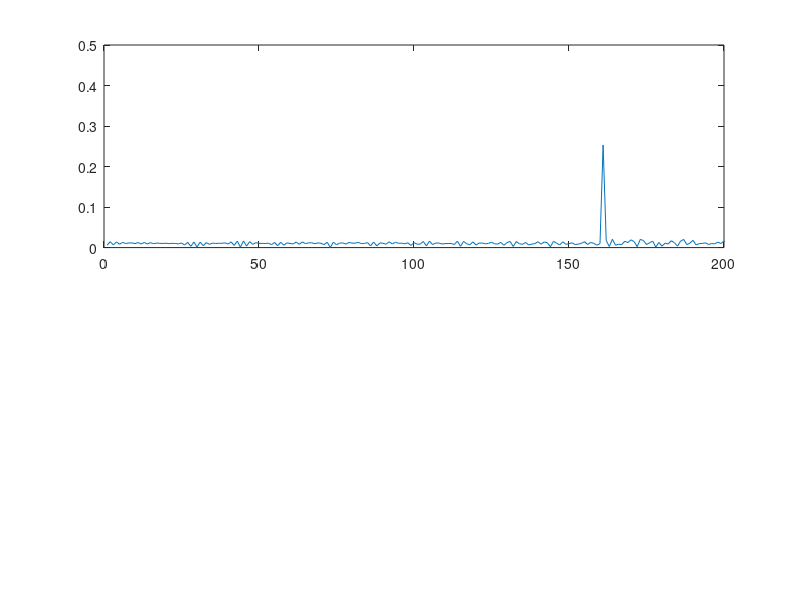
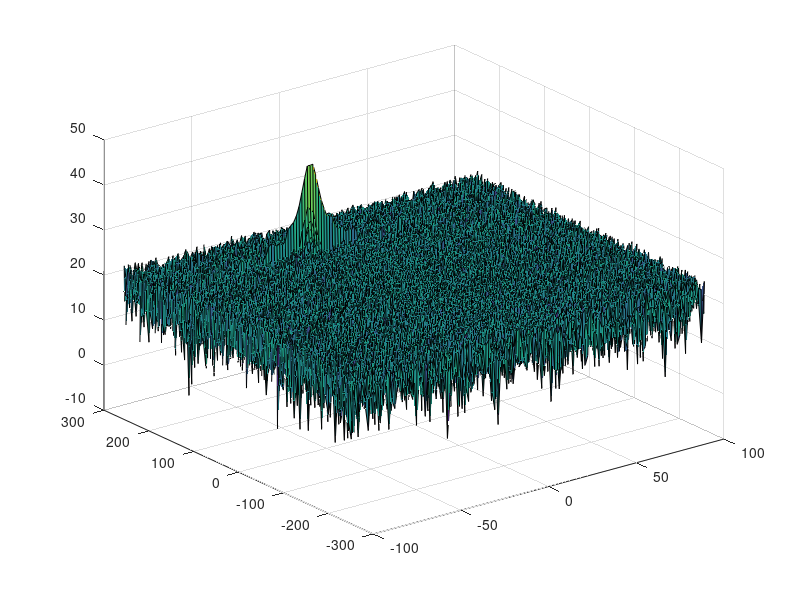

MATLAB code for these plots, in order: (Note: this script raises an error after producing the figures.)
clear all
clc;

%% Radar Specifications 
%%%%%%%%%%%%%%%%%%%%%%%%%%%
% Frequency of operation = 77GHz
% Max Range = 200m
% Range Resolution = 1 m
% Max Velocity = 100 m/s
%%%%%%%%%%%%%%%%%%%%%%%%%%%

%speed of light = 3e8
%% User Defined Range and Velocity of target
% *%TODO* :
% define the target's initial position and velocity. Note : Velocity
% remains contant
R = 160;
V = -20;


%% FMCW Waveform Generation

% *%TODO* :
%Design the FMCW waveform by giving the specs of each of its parameters.
% Calculate the Bandwidth (B), Chirp Time (Tchirp) and Slope (slope) of the FMCW
% chirp using the requirements above.
c = 3e8;
Rres = 1;
Rmax = 200;
Vres = 3;
Vmax = 70;

Bsw = c / 2 / Rres;
Tchirp = 5.5 * 2 * Rmax / c;
Slope = Bsw / Tchirp;

%Operating carrier frequency of Radar 
fc= 77e9;             %carrier freq

                                                          
%The number of chirps in one sequence. Its ideal to have 2^ value for the ease of running the FFT
%for Doppler Estimation. 
Nd=128;                   % #of doppler cells OR #of sent periods % number of chirps

%The number of samples on each chirp. 
Nr=1024;                  %for length of time OR # of range cells

% Timestamp for running the displacement scenario for every sample on each
% chirp
t=linspace(0,Nd*Tchirp,Nr*Nd); %total time for samples

%Creating the vectors for Tx, Rx and Mix based on the total samples input.
Tx=zeros(1,length(t)); %transmitted signal
Rx=zeros(1,length(t)); %received signal
Mix = zeros(1,length(t)); %beat signal

%Similar vectors for range_covered and time delay.
r_t=zeros(1,length(t));
td=zeros(1,length(t));


%% Signal generation and Moving Target simulation
% Running the radar scenario over the time. 
     
% *%TODO* :
%For each time stamp update the Range of the Target for constant velocity. 
r_t = R + V*t;

% *%TODO* :
%For each time sample we need update the transmitted and
%received signal. 
Tx = cos(2*pi*(fc*t + Slope*t.^2/2));
td = t - 2*r_t/c;
Rx = cos(2*pi*(fc*td + Slope*td.^2/2));

% *%TODO* :
%Now by mixing the Transmit and Receive generate the beat signal
%This is done by element wise matrix multiplication of Transmit and
%Receiver Signal
Mix = Tx.*Rx;

%% RANGE MEASUREMENT


 % *%TODO* :
%reshape the vector into Nr*Nd array. Nr and Nd here would also define the size of
%Range and Doppler FFT respectively.
Mix2d = reshape(Mix, [Nr, Nd]);

 % *%TODO* :
%run the FFT on the beat signal along the range bins dimension (Nr) and
%normalize.
range_fft = fft(Mix2d);

 % *%TODO* :
% Take the absolute value of FFT output
range_fft = abs(range_fft)/Nr;

 % *%TODO* :
% Output of FFT is double sided signal, but we are interested in only one side of the spectrum.
% Hence we throw out half of the samples.
range_fft = range_fft(1:(Nr/2));

%plotting the range
figure ('Name','Range from First FFT')
subplot(2,1,1)

 % *%TODO* :
 % plot FFT output 
plot(range_fft);
xlim([0 Rmax])
ylim([0 0.5])

%% RANGE DOPPLER RESPONSE
% The 2D FFT implementation is already provided here. This will run a 2DFFT
% on the mixed signal (beat signal) output and generate a range doppler
% map.You will implement CFAR on the generated RDM


% Range Doppler Map Generation.

% The output of the 2D FFT is an image that has reponse in the range and
% doppler FFT bins. So, it is important to convert the axis from bin sizes
% to range and doppler based on their Max values.

Mix=reshape(Mix,[Nr,Nd]);

% 2D FFT using the FFT size for both dimensions.
sig_fft2 = fft2(Mix,Nr,Nd);

% Taking just one side of signal from Range dimension.
sig_fft2 = sig_fft2(1:Nr/2,1:Nd);
sig_fft2 = fftshift (sig_fft2);
RDM = abs(sig_fft2);
RDM = 10*log10(RDM) ;

%use the surf function to plot the output of 2DFFT and to show axis in both
%dimensions
doppler_axis = linspace(-100,100,Nd);
range_axis = linspace(-200,200,Nr/2)*((Nr/2)/400);
figure,surf(doppler_axis,range_axis,RDM);

%% CFAR implementation

%Slide Window through the complete Range Doppler Map

% *%TODO* :
%Select the number of Training Cells in both the dimensions.
Tr = 8;
Td = 4;

% *%TODO* :
%Select the number of Guard Cells in both dimensions around the Cell under 
%test (CUT) for accurate estimation
Gr = 4;
Gd = 2;

% *%TODO* :
% offset the threshold by SNR value in dB
offset = 10*log(2);

% *%TODO* :
%Create a vector to store noise_level for each iteration on training cells
% Dear Reviewer
%noise_level = zeros(1,1); It would be more effective to create a matrix
%for thresholded signal.
signal = zeros(Nr/2,Nd);
noise_level = zeros(Nr/2,Nd);

% *%TODO* :
%design a loop such that it slides the CUT across range doppler map by
%giving margins at the edges for Training and Guard Cells.
%For every iteration sum the signal level within all the training
%cells. To sum convert the value from logarithmic to linear using db2pow
%function. Average the summed values for all of the training
%cells used. After averaging convert it back to logarithimic using pow2db.
%Further add the offset to it to determine the threshold. Next, compare the
%signal under CUT with this threshold. If the CUT level > threshold assign
%it a value of 1, else equate it to 0.

% Use RDM[x,y] as the matrix from the output of 2D FFT for implementing
% CFAR

%Number of training cells
T = 2*(2*(Gd+Td) + 1)*Tr + 2*(2*Gr + 1)*Td;
for i = Gr+Tr+1:(Nr/2-(Gr+Tr+1))
    for j = Gd+Td+1:(Nd-(Gd+Td+1))
        Sw = sum(10.^(RDM(i-Gr-Tr:i+Gr+Tr, j-Gd-Td:j+Gd+Td)/10), 'all');
        Sguarded = sum(10.^(RDM(i-Gr:i+Gr, j-Gd:j+Gd)/10), 'all');
        
        S = (Sw - Sguarded) / T;
        
        noise_level(i, j) = pow2db(S) + offset;
        
        if RDM(i, j) >= noise_level(i, j)
            signal(i, j) = 1;
        end    
    end
end    



% *%TODO* :
% The process above will generate a thresholded block, which is smaller 
%than the Range Doppler Map as the CUT cannot be located at the edges of
%matrix. Hence,few cells will not be thresholded. To keep the map size same
% set those values to 0. 
 



% Done using "signal" vector




% *%TODO* :
%display the CFAR output using the Surf function like we did for Range
%Doppler Response output.
figure,surf(doppler_axis,range_axis,noise_level);
colorbar;

figure,surf(doppler_axis,range_axis,signal);
colorbar;
 
 